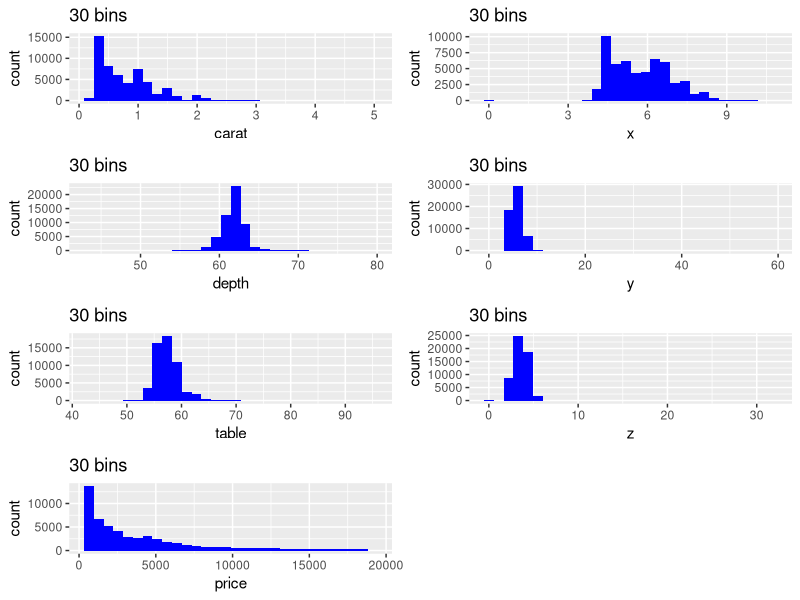

Recreate this plot in R. (Note: this script raises an error after producing the figure.)
library(ggplot2)
library(grid)

data("diamonds")
data <- diamonds

# 1
frequency_table <- function(data_frame){
  # This function is a frequency table for every categorical and logical variable.
  
  # parameter: data_frame
  # type: any data frame
  
  # return: frequancy tables
  # type: list
  lapply(data_frame[,sapply(data,is.logical)],table) # do frequency table with logical var.
  lapply(data_frame[,sapply(data,is.factor)],table)  # do frequency table with factor var.
}

# check
# frequency_table(diamonds)

# 2.a
summary_numeric <- function(data_frame){
  # This function is a summary statistics table for each numerical variable
  
  # parameter: data_frame
  # type: any data frame
  
  # return: summary table
  # type: list
  summary(data_frame[,sapply(data,is.numeric)]) 
}
# check
# summary_numeric(diamonds)

# 2.b
R_squared <- function(data_frame){
  # this function can accept any dataframe as a parameter and returns a dataframe 
  # that contains each pair of column names in the first column in a single string
  # separated by a -, e.g. for the variables x and y, the string is “x-y”.
  # and calculate their corresponding r-square in the second column.
  
  # parameter: data_frame
  # type: any data frame
  
  # return: a two column data frame
  # type: data frame
  data_frame <- na.omit(data_frame) # omit any na
  data_frame <- data_frame[,sapply(data_frame,is.numeric)] # take out all numeric columns
  colna <- colnames(data_frame) # extract the column names
  pairwise_names <- c() # initial variable
  pairwise_r_square <- c() # initial variable
  for(i in 1:(length(colna)-1))
  {
    for(j in (i+1):length(colna))
    {
      # use for loop to calculate the r square for each pair
      temp <- summary(lm(data_frame[,i]~data_frame[,j]))$r.squared
      # paste each pair's name and add it to the old list
      pairwise_names <- c(pairwise_names,paste(colna[i],colna[j],sep="-"))
      # add each r square to the old list
      pairwise_r_square <- c(pairwise_r_square,temp)
    }
  }
  # create a data frame of the two list as its column variables and add its colnames
  new_dataframe <- data.frame(pairwise_names,pairwise_r_square)
  colnames(new_dataframe) <- c("Variable Pairs","R-square")
  return (new_dataframe)
}
# check
# R_squared(diamonds)

# 2.c
Pearson_coeff <- function(data_frame,threshold){
  # this function can accept any dataframe as a parameter and returns a dataframe 
  # that contains each pair of column names in the first column in a single string
  # separated by a -, e.g. for the variables x and y, the string is “x-y”.
  # and calculate their corresponding Pearson correlation coefficient in the second column.
  # And choose correlation coefficient (Pearson) for all coefficients whose absolute value 
  # is greater than the correlation threshold
  
  # parameter: data_frame (data frame)
  #            threshold (numeric)
  
  # return: a two column data frame
  # type: data frame
  data_frame <- na.omit(data_frame) # omit any na
  data_frame <- data_frame[,sapply(data_frame,is.numeric)] # take out all numeric columns
  colna <- colnames(data_frame) # extract the column names
  pairwise_names <- c() # initial variable
  pairwise_cor <- c() # initial variable
  for(i in 1:(length(colna)-1))
  {
    for(j in (i+1):length(colna))
    {
      # use for loop to calculate the Pearson correlation for each pair
      temp <- cor(data_frame[,i],data_frame[,j],method="pearson")
      # If the abs of correlation is greater than threshold, put it into data frame
      if(abs(temp)>threshold){
        # paste each pair's name and add it to the old list
        pairwise_names <- c(pairwise_names,paste(colna[i],colna[j],sep="-"))
        # add each Pearson correlation to the old list
        pairwise_cor <- c(pairwise_cor,temp)
      }
    }
  }
  # create a data frame of the two list as its column variables and add its colnames
  new_dataframe <- data.frame(pairwise_names,pairwise_cor)
  colnames(new_dataframe) <- c("Variable Pairs","Pearson Exceeds Threshold")
  return (new_dataframe)
}

# check
#Pearson_coeff(diamonds,0.6)

# 3

# The multiplot is extracted from R-cookbook. It combines subplots plots into a grid and prints it 
# Reference: http://www.cookbook-r.com/Graphs/Multiple_graphs_on_one_page_(ggplot2)/

multiplot <- function(..., plotlist=NULL, file, cols=1, layout=NULL) {
  
  # Make a list from the ... arguments and plotlist
  plots <- c(list(...), plotlist)
  
  numPlots = length(plots)
  
  # If layout is NULL, then use 'cols' to determine layout
  if (is.null(layout)) {
    # Make the panel
    # ncol: Number of columns of plots
    # nrow: Number of rows needed, calculated from # of cols
    layout <- matrix(seq(1, cols * ceiling(numPlots/cols)),
                     ncol = cols, nrow = ceiling(numPlots/cols))
  }
  
  if (numPlots==1) {
    print(plots[[1]])
    
  } else {
    # Set up the page
    grid.newpage()
    pushViewport(viewport(layout = grid.layout(nrow(layout), ncol(layout))))
    
    # Make each plot, in the correct location
    for (i in 1:numPlots) {
      # Get the i,j matrix positions of the regions that contain this subplot
      matchidx <- as.data.frame(which(layout == i, arr.ind = TRUE))
      
      print(plots[[i]], vp = viewport(layout.pos.row = matchidx$row,
                                      layout.pos.col = matchidx$col))
    }
  }
}

plot_density_count <- function(data_frame,switch,vector){
  # This function works like this: If the plot switch parameter is “on” or “grid”,
  # then plot a pair of blue histograms with a vertical red line at the mean (one 
  # using counts and the other density) for every numerical variable at each number 
  # of bins integer specified in the bin vector parameter. If the plot switch is set 
  # to “grid”, there should be a grid for each count-bin combination and a separate 
  # grid for each density-bin size combination. For example, given 5 numeric variables 
  # and a vector of three bin number integers, the function should generate 30 individual 
  # plots or a total of 6 grid plots (with each grid plot containing 5 subplots).
  
  # parameters: data_frame (type:data frame,range:(0,1))
  #             switch (type:char,range:"on""off""grid")
  #             vector (type:vector,range:integers)
  
  # return: plots
  num <- data_frame[,sapply(data_frame,is.numeric)]    # extract numeric var from data frame
  
  # "on" condition
  if(switch == "on"){
    # use for loops to plot each pair of plots with different vars and different bins
    for(j in 1:length(vector)){
      for(i in 1:ncol(num)){
        # plot histogram for count and density
        p1 <- ggplot(num,aes(x=num[i]),color = "blue")+
          geom_histogram(fill="blue",bins = vector[j])+
          ggtitle(paste(colnames(num[i]),vector[j],sep=" bins="))+
          xlab(colnames(num[i]))+
          geom_vline(xintercept = mean(num[,i]),col="red")
        
        p2 <- ggplot(num,aes(x=num[i],..density..))+
          geom_histogram(fill="blue",bins = vector[j])+
          ggtitle(paste(colnames(num[i]),vector[j],sep=" bins="))+
          xlab(colnames(num[i]))+
          geom_vline(xintercept = mean(num[,i]),col="red")
        # create a new page
        grid.newpage()
        # split the screen into 2 parts.
        pushViewport(viewport(layout = grid.layout(2, 2, heights = unit(c(1, 8), "null"))))
        # add title into specific location
        title <- paste(colnames(num[i]),vector[j],sep=" bin=")
        grid.text(title, vp = viewport(layout.pos.row = 1, layout.pos.col = 1:2))
        # print plots in pairs
        print(p1, vp = viewport(layout.pos.row = 2, layout.pos.col = 1))
        print(p2, vp = viewport(layout.pos.row = 2, layout.pos.col = 2))
        
      }
    }
    
  }
  # other conditions
  else{
    # "grid" condition
    if(switch == "grid"){
      # use for loops to plot each grid(in each grid,subplots has the same var.) of plots with different vars and different bins
      for(j in 1:length(vector)){
        grid.newpage()
        his_count <-list()     # initial a list for count-plots
        his_density <- list()  # initial a list for density-plots
        for(i in 1:ncol(num)){
          # add plot to the count list
          his_count[[i]] <- ggplot(num, aes_string(colnames(num[i])), color = "blue") + 
            geom_histogram(fill="blue", bins=vector[j])+ 
            labs(title= paste(vector[j], "bins"))
        }
        # plot subplots into one plot
        multiplot(plotlist = his_count, cols = 2)  
        
        for(i in 1:ncol(num)){
          # add plot to the density list
          his_density <- ggplot(num, aes_string(colnames(num[i])), color = "blue") + 
            geom_histogram(aes(y= ..density..), fill="blue", bins=vector[j])+ 
            labs(title= paste(vector[j], "bins"))
        }
        # plot subplots into one plot
        multiplot(plotlist = his_density, cols = 3)  
      }
    }
  }
}
# check
plot_density_count(diamonds,"grid",c(30,70))

# 4

is.binary <- function(v) {
  #The is.binary function determines whether a vector is binary
  #Input: a vector
  #Output: TRUE or FALSE
  x <- unique(v)                    #check all the distinct and put those in a vector x
  length(x) - sum(is.na(x)) == 2L         #check to see if x only contains 2 distinct values
}


plot_categorical <- function(data_frame,switch){
  # This function works like this: if the plot switch parameter is “on” or “grid”,
  # plot a gray bar graph for every categorical and binary variable.
  
  # parameters: data_frame (type:data frame,range:(0,1))
  #             switch (type:char,range:"on""off""grid")
  
  # return: plots
  data_frame1 <- data_frame[,sapply(data_frame,is.factor)]
  data_frame2 <- data_frame[,sapply(data_frame,is.logical)]
  data_frame3 <- data_frame[,sapply(data_frame,is.binary)]
  new_data <- data.frame(data_frame1,data_frame2,data_frame3)
  # switch/on condition
  if(switch=="on"|switch=="grid"){
    for(i in 1:ncol(new_data)){
      grid.newpage()
      # bar plot
      p <- ggplot(new_data,aes(x=new_data[,i]))+
        geom_bar(fill='gray')+
        xlab(colnames(new_data)[i])
      print(p)
    }
  }
}
# check
# plot_categorical(diamonds,"on")


explore_1.0<- function(data_frame,switch="off",threshold=0.5,bin_integer=30){
  # main function: do things all above with default values-swithch is "off",threshold is 0.5,
  #                bin_integer is the default bins of ggplot, which is 30.
            
  
  # parameters: data_frame (type:data frame)
  #             switch (type:char,range:"on""off""grid")
  #             threshold (type:integer,range:(0,1))
  #             vector (type:vector,range:integers)
  # return: r list
  
  # add outcome of each function into a list
  mylist <- list(frequency=frequency_table(data_frame),
                 summary=summary_numeric(data_frame),
                 R_squared=R_squared(data_frame),
                 Pearson_coeff=Pearson_coeff(data_frame,threshold))
  plot_density_count(data_frame,switch,bin_integer)
  plot_categorical(data_frame,switch)
  return(mylist)
}
# check
# explore(diamonds,"grid")

# 5
explore_2.0 <- function(data_frame,switch, threshold, bin_integer){
  # This function work with defensive conditions of explore_1.0
  
  # parameter: same as explore_1.0
  # return: explore_1.0 with fine parameter as inputs
  
  # omit the whole row if there are any nas
  data_frame <- na.omit(data_frame)
  # if the first parameter is not a dataframe, change it into a dataframe
  if(!is.data.frame(data_frame)){                 
    data_frame <- as.data.frame(data_frame)
  }
  
  # if the second parameter is not what we required, ask users to reinput it
  if(switch != "off" && switch != "on" && switch != "grid"){  
    print("invalid input for switch")
    switch <- readline(prompt="Enter your option(off / on / grid): ")  #re-enter the input
  }
  # if the second parameter is not in [0,1], ask users to reinput it
  if(!is.numeric(threshold) || threshold < 0 || threshold >1 ){    #check to see if threshold is a valid input
    print("correlation threshold must be numeric and in range [0,1]")
    threshold <- as.numeric(readline(prompt="Enter your correlation threshold: "))   #re-enter the input
  }
  # check if bin vector is all numeric and all not less than 0, if so, ask users to reinput it
  if(!is.numeric(vector)||(is.numeric(vector) && (TRUE %in% (binVec <= 0)))){ 
    print("the bins vector must be numeric vector and not less than 0")
    vector <-as.numeric(readline(prompt="Enter your bin vector: ")) #re-enter the bin vector
  }
  # if the bin vector is not integer, round it
  if (!is.integer(vector)) {        
    vector <- round(vector)
  }
  
  return(explore(data_frame,switch,threshold,bin_integer))
}




